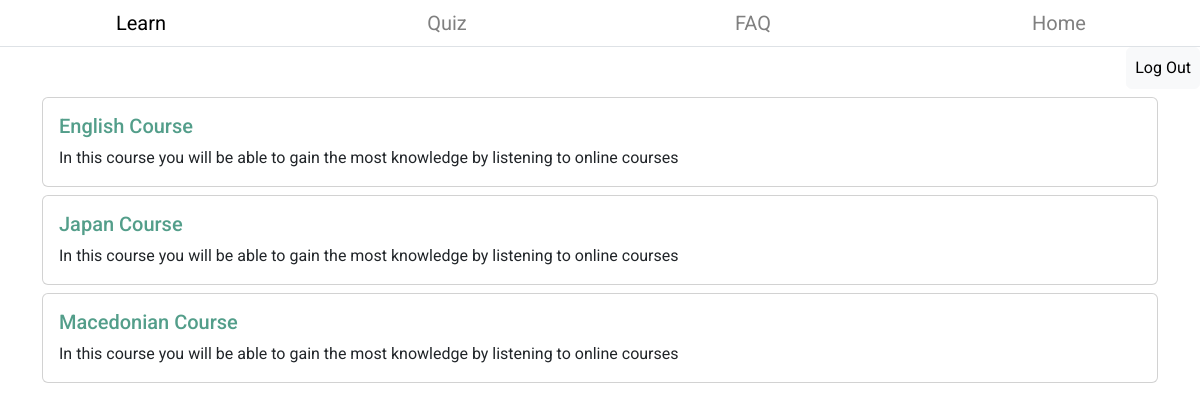
The page /learn/ on the database its author committed.
### LinguaApp/models.py (models this page shows)
class Course(models.Model):
    title = models.CharField(max_length=50)
    info = models.TextField()
    description = models.TextField()
    learningInfo = models.TextField(blank=True, null=True)
    benefits = models.TextField(blank=True, null=True)
    requirements = models.TextField(blank=True, null=True)
    about = models.TextField(blank=True, null=True)

### LinguaApp/views.py (the view)
# urls.py: path('learn/', lessons, name="lessons"),
def lessons(request):
    course_id = request.GET.get("id")
    course = {}
    course_lessons = []
    if course_id is not None:
        course = Course.objects.filter(id=course_id).all()[0]
        course_lessons = Lesson.objects.filter(course_id=course_id).all()
        for lesson in course_lessons:
            lesson.domId = "dom" + str(lesson.id)
    queryset = Course.objects.all()
    context = {"courses": queryset, "lessons": course_lessons, "course": course}
    return render(request, "lessons.html", context=context)

### LinguaApp/templates/lessons.html (shortened to what this page needs)
<!DOCTYPE html>
<html lang="en">
<head>
    <link rel="stylesheet" href="https://cdn.jsdelivr.net/npm/bootstrap-icons@1.8.3/font/bootstrap-icons.css">
    <link href="https://cdn.jsdelivr.net/npm/bootstrap@5.2.0-beta1/dist/css/bootstrap.min.css" rel="stylesheet">
    <link rel="stylesheet" href="{{ MEDIA_URL }}/assets/styles/login.css" />
</head>
<body>
<div class="row navigation text-center border-bottom">
    <div class="col-3 p-2">
        <a class="active" href="/learn">Learn</a>
    </div>
    <div class="col-3 p-2">
        <a href="/quiz">Quiz</a>
    </div>
    <div class="col-3 p-2">
        <a href="/faq">FAQ</a>
    </div>
    <div class="col-3 p-2">
        <a href="/welcome">Home</a>
    </div>
</div>
<div class="row">
    <div class="col-12 text-end">
        <a href="/logout" class="p-2 btn btn-light">Log Out</a>
    </div>
</div>
{% if not course %}
<div id="allCoursesSection" class="container pt-2">
    {% for course in courses %}
        <div class="card mb-2" onclick="openCourse({{ course.id }})">
          <div class="card-body">
            <h5 class="card-title">{{ course.title }}</h5>
            <p class="card-text">{{ course.info }}</p>
          </div>
        </div>
    {% endfor %}
</div>
{% endif %}
</body>
</html>

### assets/styles/login.css (style rules this page uses)
body { font-family: Roboto, sans-serif; }
.navigation a, .navigation a:hover, .navigation a:visited, .navigation a:active { color: grey; text-decoration: none; font-size: 20px; }
.active { color: black !important; }
.card-title { color: #539e8a; }

### rows shown on the page
Course: title "English Course", info "In this course you will be able to gain the most knowledge by listening to online courses"
Course: title "Japan Course", info "In this course you will be able to gain the most knowledge by listening to online courses"
Course: title "Macedonian Course", info "In this course you will be able to gain the most knowledge by listening to online courses"
